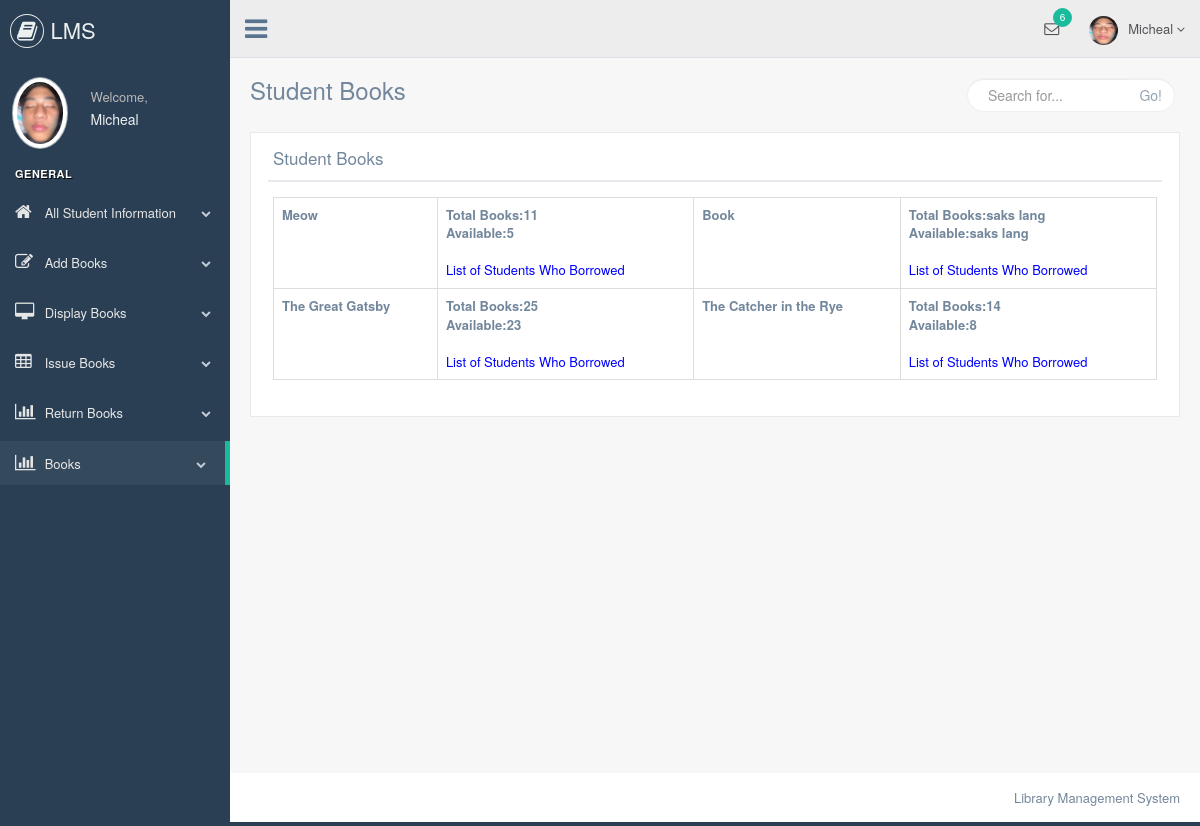
The page /librarian/student_books.php on the database its author committed.
### tables this page shows
CREATE TABLE `add_books` (
  `ID` int(5) NOT NULL,
  `Name` varchar(50) NOT NULL,
  `Author` varchar(50) NOT NULL,
  `Publication` varchar(50) NOT NULL,
  `Purchase_Date` varchar(50) NOT NULL,
  `Price` varchar(50) NOT NULL,
  `Quantity` varchar(50) NOT NULL,
  `Available` varchar(50) NOT NULL,
  `Librarian` varchar(50) NOT NULL
);

### librarian/student_books.php (the view)
<?php
include "header.php";
include "connection.php";
?>
        <div class="right_col" role="main">
            <div class="">
                <div class="page-title">
                    <div class="title_left">
                        <h3>Student Books</h3>
                    </div>
                    <div class="title_right">
                        <div class="col-md-5 col-sm-5 col-xs-12 form-group pull-right top_search">
                            <div class="input-group">
                                <input type="text" class="form-control" placeholder="Search for...">
                    <span class="input-group-btn">
                      <button class="btn btn-default" type="button">Go!</button>
                    </span>
                            </div>
                        </div>
                    </div>
                </div>
                <div class="clearfix"></div>
                <div class="row" style="min-height:500px">
                    <div class="col-md-12 col-sm-12 col-xs-12">
                        <div class="x_panel">
                            <div class="x_title">
                                <h2>Student Books</h2>
                                <div class="clearfix"></div>
                            </div>
                            <div class="x_content">
                           <?php
                            $i=0;
                                $res=mysqli_query($link, "select * from add_books");
                                echo "<table class='table table-bordered'>";
                                echo "<tr>";
                                while($row=mysqli_fetch_array($res))
                                {
                                $i=$i+1;
                                echo "<td>";
                                echo "<b>" .$row["Name"]."</b>";
                                echo "<br>";
                                echo "<td>";
                                echo "<b>"."Total Books:".$row["Quantity"]."</b>";
                                echo "<br>";
                                echo "<b>" . "Available:" .$row["Available"]."</b>";
                                echo "<br>";
                                echo "<br>";
                                ?> <a href="students_with_book.php?Name=<?php echo $row["Name"]?>"style="color:blue">List of Students Who Borrowed</a><?php
                                echo "</td>";
                                if($i==2)
                                {
                                    echo "</tr>";
                                    echo "<tr>";
                                    $i=0;
                                }
                                }
                                echo "</tr>";
                                echo "</table>";
                            ?>
                            </div>
                        </div>
                    </div>
                </div>
            </div>
        </div>
<?php
include "footer.php";
?>

### rows shown on the page
add_books: Name "Meow", Quantity "11", Available "5"
add_books: Name "Book", Quantity "saks lang", Available "saks lang"
add_books: Name "The Great Gatsby", Quantity "25", Available "23"
add_books: Name "The Catcher in the Rye", Quantity "14", Available "8"
